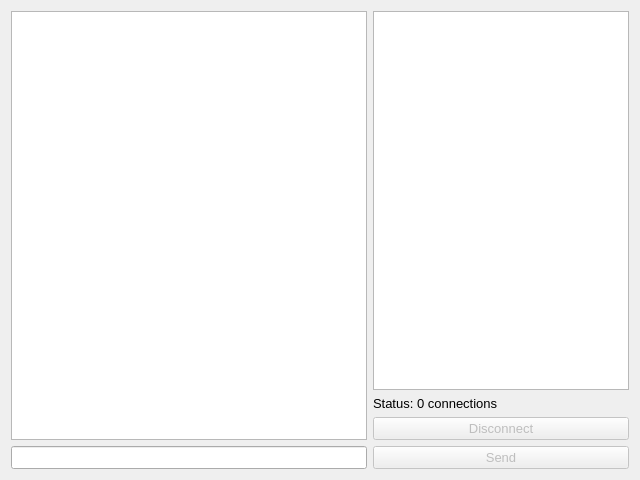
<?xml version="1.0" encoding="UTF-8"?>
<ui version="4.0">
 <class>ServerDialog</class>
 <widget class="QDialog" name="ServerDialog">
  <property name="geometry">
   <rect>
    <x>0</x>
    <y>0</y>
    <width>640</width>
    <height>480</height>
   </rect>
  </property>
  <property name="sizePolicy">
   <sizepolicy hsizetype="Fixed" vsizetype="Fixed">
    <horstretch>0</horstretch>
    <verstretch>0</verstretch>
   </sizepolicy>
  </property>
  <property name="windowTitle">
   <string>Dialog</string>
  </property>
  <layout class="QGridLayout" name="gridLayout">
   <item row="0" column="1">
    <widget class="QListWidget" name="listConnections">
     <property name="sizePolicy">
      <sizepolicy hsizetype="Preferred" vsizetype="Expanding">
       <horstretch>0</horstretch>
       <verstretch>0</verstretch>
      </sizepolicy>
     </property>
     <property name="font">
      <font>
       <pointsize>10</pointsize>
      </font>
     </property>
    </widget>
   </item>
   <item row="1" column="1">
    <widget class="QLabel" name="labelStatus">
     <property name="font">
      <font>
       <pointsize>10</pointsize>
      </font>
     </property>
     <property name="text">
      <string>Status: 0 connections</string>
     </property>
    </widget>
   </item>
   <item row="2" column="1">
    <widget class="QPushButton" name="btnDisconnect">
     <property name="enabled">
      <bool>false</bool>
     </property>
     <property name="font">
      <font>
       <pointsize>10</pointsize>
      </font>
     </property>
     <property name="text">
      <string>Disconnect</string>
     </property>
    </widget>
   </item>
   <item row="3" column="0">
    <widget class="QLineEdit" name="lineEditMsg">
     <property name="font">
      <font>
       <pointsize>10</pointsize>
      </font>
     </property>
    </widget>
   </item>
   <item row="3" column="1">
    <widget class="QPushButton" name="btnSendMsg">
     <property name="enabled">
      <bool>false</bool>
     </property>
     <property name="font">
      <font>
       <pointsize>10</pointsize>
      </font>
     </property>
     <property name="text">
      <string>Send</string>
     </property>
    </widget>
   </item>
   <item row="0" column="0" rowspan="3">
    <widget class="QListView" name="listViewMessages">
     <property name="font">
      <font>
       <pointsize>10</pointsize>
      </font>
     </property>
    </widget>
   </item>
  </layout>
 </widget>
 <resources/>
 <connections/>
</ui>
